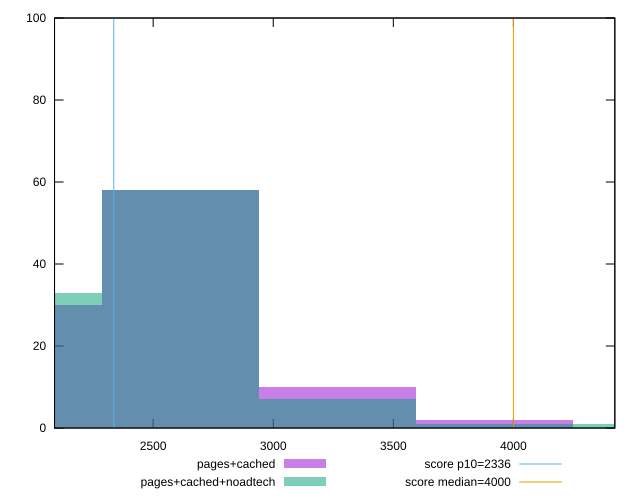

Source code (gnuplot):
reset

$pagesCached <<EOF
3267.756925861212 10
1960.654155516727 30
2614.2055406889694 58
3921.308311033454 2
EOF

$pagesCachedNoadtech <<EOF
3267.756925861212 7
2614.2055406889694 58
1960.654155516727 33
4574.859696205696 1
3921.308311033454 1
EOF

set key outside below
set boxwidth 653.5513851722424
set xrange [2089.3424999999997:4422.305]
set yrange [0:100]
set trange [0:100]
set style fill transparent solid 0.5 noborder

set parametric
set terminal svg size 640, 500 enhanced background rgb 'white'
set output "report_00015_2021-02-09T16-11-33.973Z/first-contentful-paint/comparison/histogram/1_vs_2.svg"

plot $pagesCached title "pages+cached" with boxes, \
     $pagesCachedNoadtech title "pages+cached+noadtech" with boxes, \
     2336,t title "score p10=2336", \
     4000,t title "score median=4000"

reset
